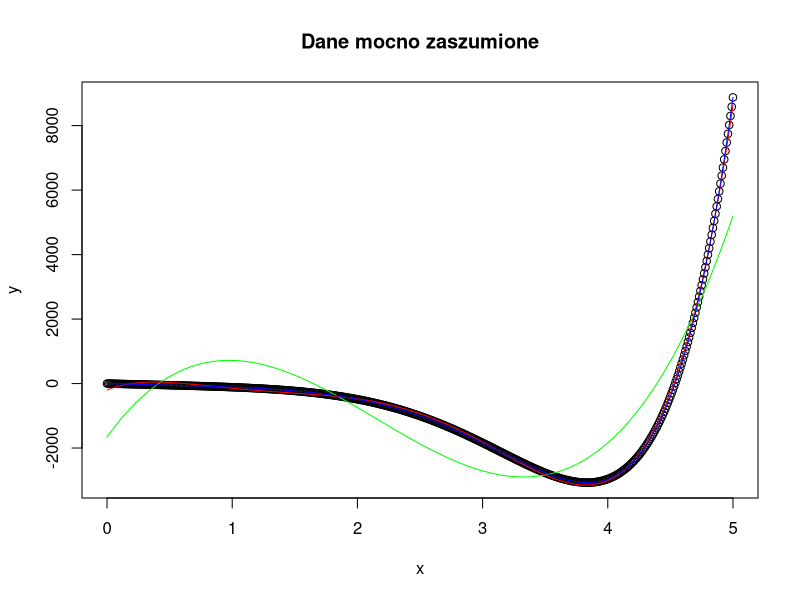
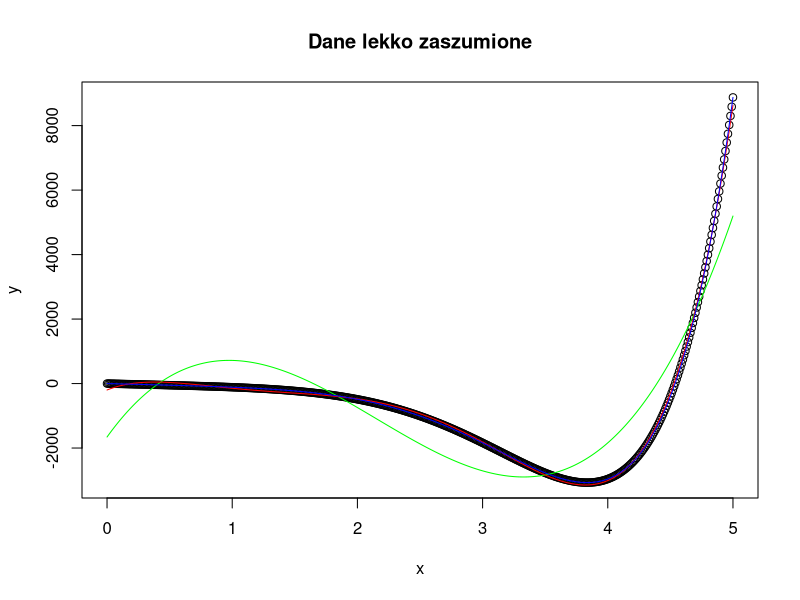

Write R code to recreate these figures, in order.
# TRAINING

x = seq(0, 5, 0.01)
y = x ^ 7 - 4 * x ^ 6 - 10 * x ^ 4 - 100 * x - 0.1

set.seed(9) 
noise_training = rnorm(n = length(y), mean = 0, sd = 9)
y_training = y + noise_training
plot(x, y, xlab = "x", ylab = "y", main = "Dane mocno zaszumione")

model1 = lm(formula = y ~ I(x^3) + I(x^2) + x)
points(
  x = x,
  y = predict(model1, data.frame(x)),
  type = "l",
  col = "green"
)
model2 = lm(formula = y ~ I(x^5) + I(x^4) + I(x^3) + I(x^2) + x)
points(
  x = x,
  y = predict(model2, data.frame(x)),
  type = "l",
  col = "red"
)
model3 = lm(formula = y ~ I(x^7) + I(x^6) +I(x^5) + I(x^4) + I(x^3) + I(x^2) + x)
points(
  x = x,
  y = predict(model3, data.frame(x)),
  type = "l",
  col = "blue"
)

error1 = y_training - predict(model1, data.frame(x)) 
modelError1 = mean(error1 ^ 2)

error2 = y_training - predict(model2, data.frame(x)) 
modelError2 = mean(error2 ^ 2) 

error3 = y_training - predict(model3, data.frame(x))
modelError3 = mean(error3 ^ 2) 

sprintf("Błędy treningowe kolejnych modeli: %.2f, %.2f, %.2f", modelError1, modelError2, modelError3)

# TEST

x = seq(0, 5, 0.01)
y = x ^ 7 - 4 * x ^ 6 - 10 * x ^ 4 - 100 * x - 0.1

set.seed(99) 
noise_test = rnorm(n = length(y), mean = 0, sd = 2)
y_test = y + noise_test
plot(x, y, xlab = "x", ylab = "y", main = "Dane lekko zaszumione")

points(
  x = x,
  y = predict(model1, data.frame(x)),
  type = "l",
  col = "green"
)
points(
  x = x,
  y = predict(model2, data.frame(x)),
  type = "l",
  col = "red"
)
points(
  x = x,
  y = predict(model3, data.frame(x)),
  type = "l",
  col = "blue"
)

error1 = y_test - predict(model1, data.frame(x)) 
modelError1 = mean(error1 ^ 2)

error2 = y_test - predict(model2, data.frame(x)) 
modelError2 = mean(error2 ^ 2) 

error3 = y_test - predict(model3, data.frame(x))
modelError3 = mean(error3 ^ 2) 

sprintf("Błędy testowe kolejnych modeli: %.2f, %.2f, %.2f", modelError1, modelError2, modelError3)

